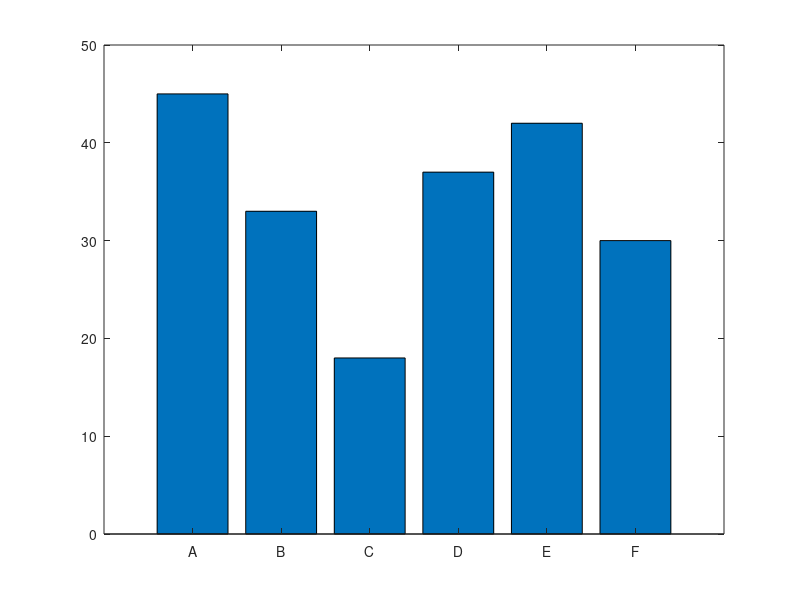

MATLAB code to generate this figure: (Note: this script raises an error after producing the figure.)
%%
addpath('../export_fig-master');

%% Fig1
figure;
set(gcf,'Color',[1 1 1]);
Data = transpose([45 33 18 37 42 30]);
bar(Data);
set(gca,'XTickLabel', {'A' 'B' 'C' 'D' 'E' 'F'});
sigasterisk(1,1,2,5,"*",Data);
ylim([0 50]);
title("Fig 1");
export_fig('Fig1.png','-r600');

%% Fig2
figure;
set(gcf,'Color',[1 1 1]);
Data = [10 20 30;15 20 5;45 90 10;16 17 13;80 10 30;40 60 10];
bar(Data);
set(gca,'XTickLabel', {'A' 'B' 'C' 'D' 'E' 'F'});
sigasterisk(2,3,3,3,"*",Data);
title("Fig 2");
export_fig('Fig2.png','-r600');

%% Fig3
figure;
set(gcf,'Color',[1 1 1]);
bar(Data);
set(gca,'XTickLabel', {'A' 'B' 'C' 'D' 'E' 'F'});
sigasterisk(1,1,2,3,"**",Data);
sigasterisk(1,3,2,1,"*",Data);
title("Fig 3");
ylim([0 95]);
export_fig('Fig3.png','-r600');

%% Fig4
figure;
set(gcf,'Color',[1 1 1]);
Errors = rand(6,3)*5;
bar(Data);
set(gca,'XTickLabel', {'A' 'B' 'C' 'D' 'E' 'F'});
add_errorbar(Errors, Data);
sigasterisk(2,3,1,1,"*",Data,Errors);
title("Fig 4");
export_fig('Fig4.png','-r600');
